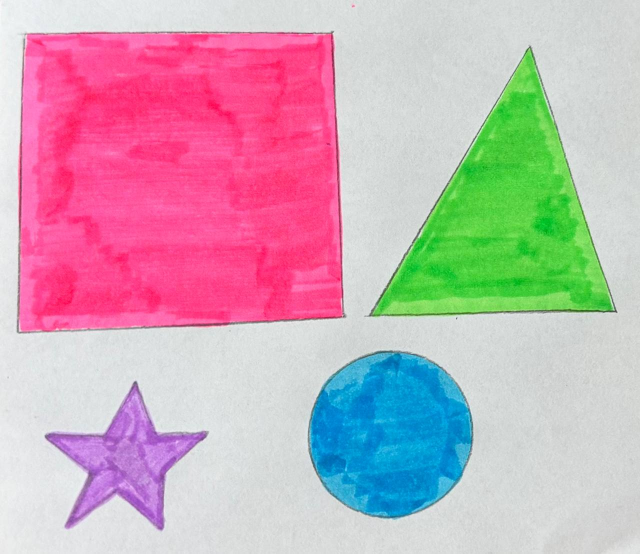
#> input picture im/img_2.png, 1280 x 1107 px (shown at 1/2 size)
$ python HW_lesson5.py
#> lines starting #> are read from the running program, lines starting #| are printed output that depends on the picture; after the words box and inside, x2 and y2 are one past the last pixel; in counts of white or black regions, pixels touching at a corner belong together
import cv2
import numpy as np

img = cv2.imread("im/img_2.png")
#> img is the input picture: shape (1107, 1280, 3); mean B, G, R 183.6, 172.8, 199.5
scale = 2
img = cv2.resize(img, (img.shape[1] // scale, img.shape[0] // scale))
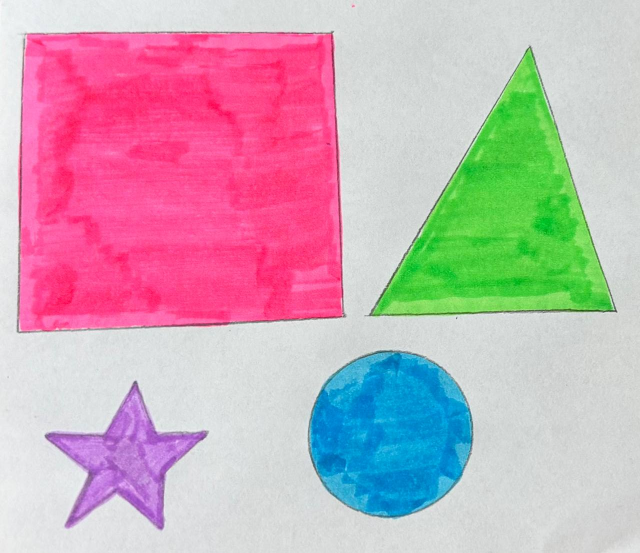
#> img: shape (553, 640, 3); mean B, G, R 183.5, 172.6, 199.4
print(img.shape)
#| (553, 640, 3)
img_copy = img.copy()
img = cv2.GaussianBlur(img, (3, 3), 5)
img = cv2.cvtColor(img, cv2.COLOR_BGR2HSV)
#> img: shape (553, 640, 3); mean H, S, V 106.7, 83, 225.3
lower = np.array([41,16,0])
upper = np.array([169,255,255])
mask = cv2.inRange(img, lower, upper)
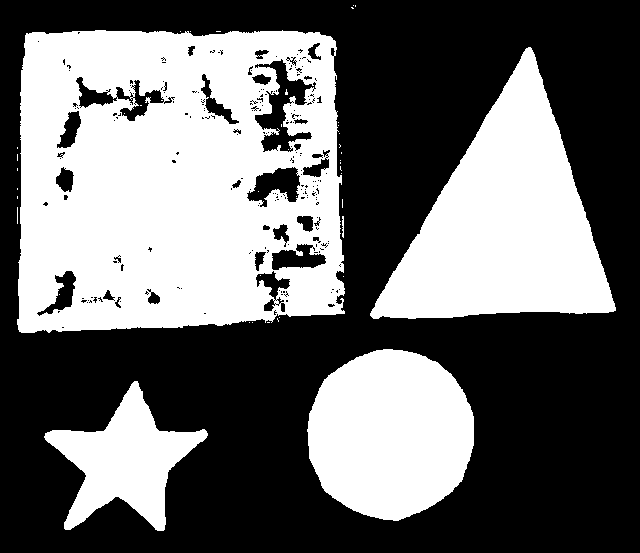
#> mask: shape (553, 640); 42.3% white; 43 white regions (38 under 20 px)
img = cv2.bitwise_and(img, img, mask = mask)
#> img: shape (553, 640, 3); mean H, S, V 55.2, 74.4, 97.8

contours, _ = cv2.findContours(mask, cv2.RETR_EXTERNAL, cv2.CHAIN_APPROX_SIMPLE)
#> contours = 33 contours, 29 with area under 20; largest, box (x1, y1, x2, y2) and area: (17, 30, 345, 333) 92412, (370, 47, 616, 319) 33505, (307, 349, 474, 521) 22076, (44, 381, 208, 531) 10276
for cnt in contours:
    area = cv2.contourArea(cnt)
    if area > 10000:
        perimeter = cv2.arcLength(cnt, True)
        M = cv2.moments(cnt)

        if M["m00"] != 0:
            cX = int(M["m10"] / M["m00"])
            cY = int(M["m01"] / M["m00"])

        x, y, w, h = cv2.boundingRect(cnt)
        aspect_ratio = round(w / h, 2)
        compactness = round((4 * np.pi * area) / (perimeter ** 2), 2)
        approx = cv2.approxPolyDP(cnt, 0.01 * perimeter, True)
        if len(approx) == 3:
            shape = "Triangle"
        elif len(approx) == 4:
            shape = "Square"
        elif len(approx) >8:
            shape = "Oval"
        else:
            shape = "Inshe"

        cv2.drawContours(img_copy, [cnt], -1, (0, 0, 255), 1)
        cv2.circle(img_copy, (cX, cY), 4, (255, 0, 0), -1)
        cv2.putText(img_copy, f"{shape}", (x, y - 20), cv2.FONT_HERSHEY_SIMPLEX, 0.9, (255, 255, 255), 1)
        cv2.putText(img_copy, f"A:{int(area)}, P:{int(perimeter)}", (x, y -5), cv2.FONT_HERSHEY_SIMPLEX, 0.9, (255, 255, 255), 1)
        cv2.rectangle(img_copy, (x, y), (x + w, y + h), (0, 0, 255), 1)
        cv2.putText(img_copy, f"AR: {aspect_ratio}, C:{compactness}", (x, y -1), cv2.FONT_HERSHEY_SIMPLEX, 0.9, (255, 255, 255), 1)
#> this loop made 33 passes
#> (area, perimeter, cX, cY, x, y, w, h) on passes 26, 30: (33505, 891.4, 504, 223, 370, 47, 246, 272), (92412, 1399.2, 177, 179, 17, 30, 328, 303)
#> (area, perimeter, cX, cY, x, y, w, h) on passes 1 to 2: (10276.5, 613.9, 124, 460, 44, 381, 164, 150), (22075.5, 565.6, 390, 433, 307, 349, 167, 172)
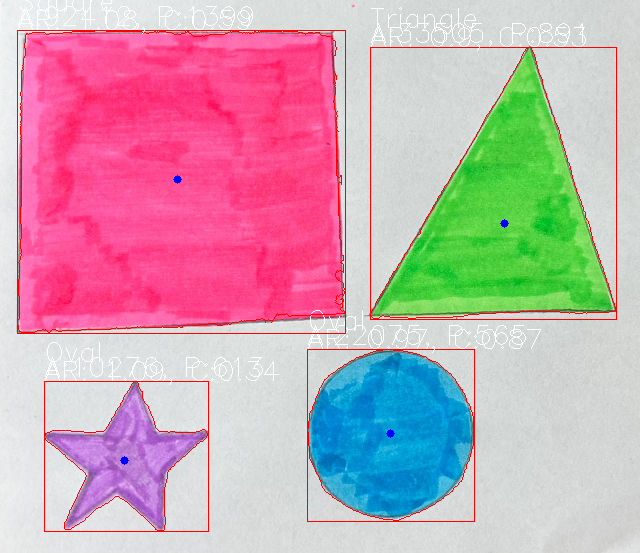
#> img_copy: shape (553, 640, 3); 3.11% of pixels changed, all inside (x1, y1, x2, y2) = (17, 0, 617, 532)

cv2.imshow("mask", img_copy)
cv2.waitKey(0)
cv2.destroyAllWindows()

$ run again, with im/p.jpg saved as im/img_2.png
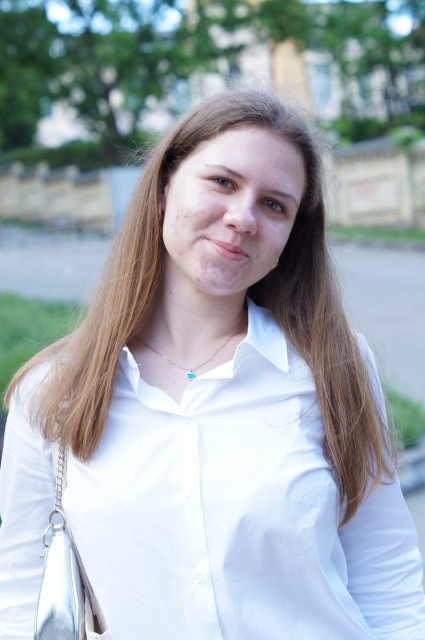
#> input picture im/p.jpg, 850 x 1280 px (shown at 1/2 size)
#> img is the input picture: shape (1280, 850, 3); mean B, G, R 177.8, 172.1, 163.3
#| (640, 425, 3)
#> `mask = cv2.inRange(img, lower, upper)`:
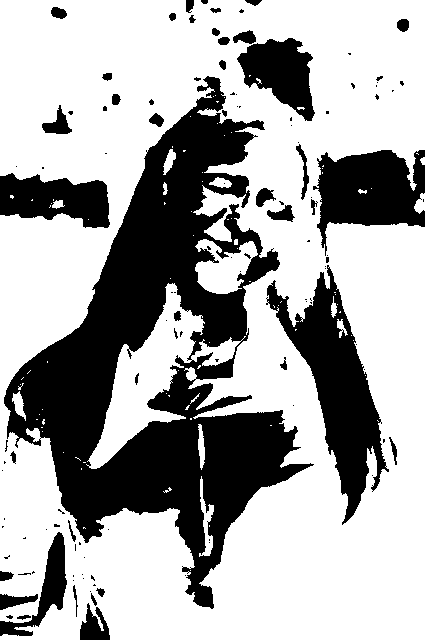
#> mask: shape (640, 425); 66.8% white; 119 black regions (76 under 20 px)
#> contours = 16 contours, 12 with area under 20; largest, box (x1, y1, x2, y2) and area: (0, 0, 425, 640) 255608, (414, 193, 425, 214) 126, (52, 200, 65, 209) 58, (420, 157, 425, 165) 20
#> the loop `for cnt in contours:` made 16 passes
#> (area, perimeter, cX, cY, x, y, w, h) on pass 16: (255608, 3424.7, 212, 321, 0, 0, 425, 640)
#> after the loop `for cnt in contours:`:
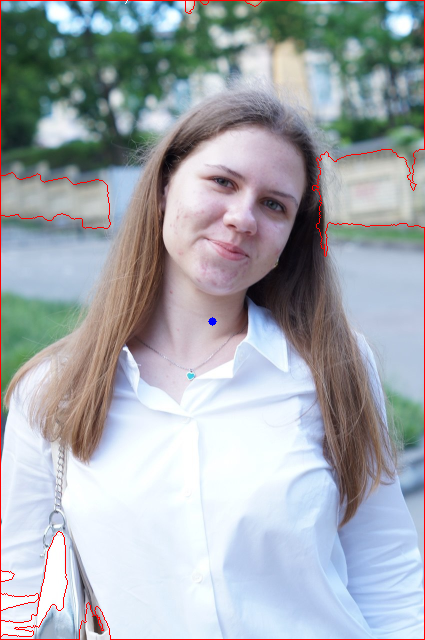
#> img_copy: shape (640, 425, 3); mean B, G, R 175.7, 170.1, 164.6
